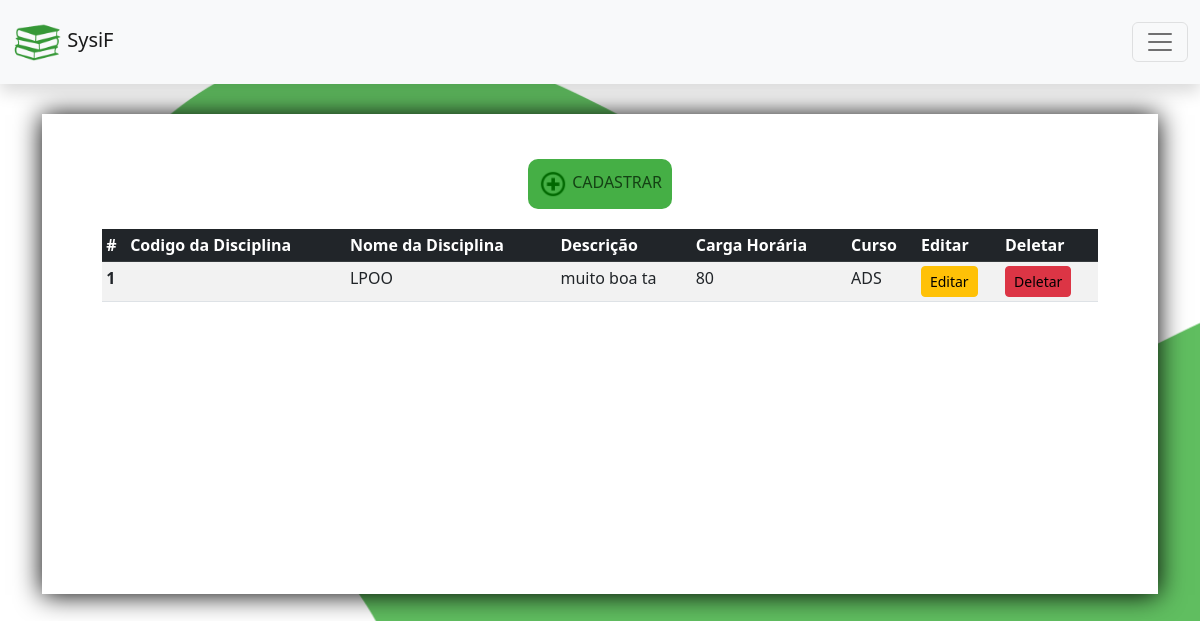
The app's page /disciplina/ with its own data.
### disciplina/models.py (models this page shows, shortened)
class Disciplina(models.Model):
    id_curso = models.ForeignKey(Curso, on_delete=models.CASCADE)
    nome_disciplina = models.CharField('Nome', max_length=250)
    codigo_disciplina = models.CharField('Código', max_length=250)
    descricao = models.CharField('Descrição', max_length=500)
    carga_horaria = models.IntegerField('Carga Horaria')
    class Meta:
        verbose_name = 'Disciplina'
        ordering = ['nome_disciplina']

### curso/models.py (models this page shows, shortened)
class Curso(models.Model):
    nome_curso = models.CharField('Nome', max_length=250)
    codigo_curso = models.CharField('Código curso', max_length=100)
    descricao = models.CharField('Descrição', max_length=500)
    def __str__(self):
        return self.nome_curso
    class Meta:
        verbose_name = 'Curso'
        ordering = ['nome_curso']

### disciplina/views.py (the view)
# urls.py: path('', views.dashboard, name='dashboard'),
def dashboard(request):
     disciplinas_cadastrados = Disciplina.objects.all()
     context ={
        'disciplinas_cadastrados': disciplinas_cadastrados,
     }
     return render(request, 'disciplina_dashboard.html', context)

### disciplina/templates/disciplina_dashboard.html (shortened to what this page needs)
{% extends 'base.html' %}
{% load static %}
{% load bootstrap %}
{% block content %}
    <div class="info-div">
        <a href="{% url 'disciplina:cadastrar' %}" class="cadastrar">
            <img src="../../static/img/cadastro_simbolo.png" alt="" width="30px">
            CADASTRAR
        </a>
    </div>
    <table class="table table-striped table-sm">
      <thead class="table-dark">
        <tr>
          <th scope="col">#</th>
          <th scope="col">Codigo da Disciplina</th>
          <th scope="col">Nome da Disciplina</th>
          <th scope="col">Descrição</th>
          <th scope="col">Carga Horária</th>
          <th scope="col">Curso</th>
          <th scope="col">Editar</th>
          <th scope="col">Deletar</th>
        </tr>
      </thead>
      <tbody>
        {% for item in disciplinas_cadastrados %}
        <tr>
        <th scope="row">{{ forloop.counter }}</th>
          <td>{{item.cod_disciplina}}</td>
          <td>{{item.nome_disciplina}}</td>
          <td>{{item.descricao}}</td>
          <td>{{item.carga_horaria}}</td>
          <td>{{item.id_curso}}</td>
          <td><a class="btn btn-sm btn-warning" href="{% url 'disciplina:editar' item.id %}">Editar</a></td>
          <td><a class="btn btn-sm btn-danger" href="{% url 'disciplina:deletar' item.id %}" onclick="return confirm('Deseja deletar esse disciplina?')">Deletar</a></td>
        {% endfor %}
        </tr>
    </tbody>
    </table>
{% endblock %}

### main/static/css/style.css (style rules this page uses)
body { background: rgb(255, 255, 255) url("../img/background.png") no-repeat left top; background-size: 1800px; }
table { margin-top: 20px; }
.list-group-item a, a:link, a:visited,a:active, a:hover { text-decoration: none; color: black; }
.btn { color: black; }
.info-div { margin: auto; display: flex; }
.info-div a, .info-div a:link, .info-div a:visited, .info-div a:active, .info-div a:hover { text-decoration: none; color: rgb(20, 65, 20); }
.cadastrar { border-radius: 10px; background-color: rgb(69, 175, 69); padding: 10px 10px; margin: auto; text-align: center; }
.cadastrar img { display: inline; }

### records on screen
Disciplina: nome_disciplina "LPOO", descricao "muito boa ta", carga_horaria "80", id_curso "ADS"
